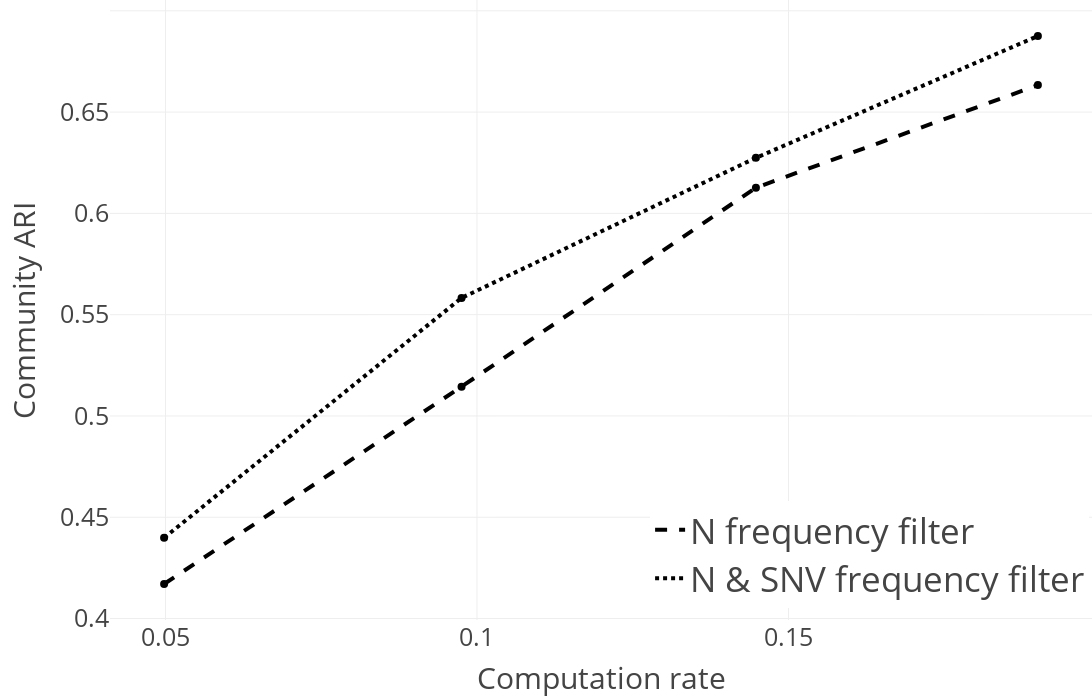

The notebook cell saved with this chart:
### Markdown cell above
### Community ARI for different filters and computation rates using breadth search

### Code cell
sub_fig = get_computation_rate_plot("adjusted_rand_index", breadth_search_evaluation, "Community ARI", legend=dict(
            x=0.55,
            y=0.02,
            xanchor="left",
            yanchor="bottom",
            font=dict(size=35),
        ))
sub_fig.show()

### Figure 1 — Plotly figure (JSON) as saved in the notebook; plotly's stock layout.template omitted (floating-point values rounded to 4 significant figures)
{"data": [{"line": {"color": "black", "dash": "dash", "width": 4}, "mode": "lines", "name": "N frequency filter", "type": "scatter", "x": [0.04977, 0.09752, 0.1448, 0.19], "y": [0.417, 0.5145, 0.6127, 0.6633]}, {"marker": {"color": "black", "size": 8, "symbol": "circle"}, "mode": "markers", "showlegend": false, "text": "", "type": "scatter", "x": [0.04977], "y": [0.417]}, {"marker": {"color": "black", "size": 8, "symbol": "circle"}, "mode": "markers", "showlegend": false, "text": "", "type": "scatter", "x": [0.09752], "y": [0.5145]}, {"marker": {"color": "black", "size": 8, "symbol": "circle"}, "mode": "markers", "showlegend": false, "text": "", "type": "scatter", "x": [0.1448], "y": [0.6127]}, {"marker": {"color": "black", "size": 8, "symbol": "circle"}, "mode": "markers", "showlegend": false, "text": "", "type": "scatter", "x": [0.19], "y": [0.6633]}, {"line": {"color": "black", "dash": "dot", "width": 4}, "mode": "lines", "name": "N & SNV frequency filter", "type": "scatter", "x": [0.04977, 0.09752, 0.1448, 0.19], "y": [0.4398, 0.5583, 0.6274, 0.6876]}, {"marker": {"color": "black", "size": 8, "symbol": "circle"}, "mode": "markers", "showlegend": false, "text": "", "type": "scatter", "x": [0.04977], "y": [0.4398]}, {"marker": {"color": "black", "size": 8, "symbol": "circle"}, "mode": "markers", "showlegend": false, "text": "", "type": "scatter", "x": [0.09752], "y": [0.5583]}, {"marker": {"color": "black", "size": 8, "symbol": "circle"}, "mode": "markers", "showlegend": false, "text": "", "type": "scatter", "x": [0.1448], "y": [0.6274]}, {"marker": {"color": "black", "size": 8, "symbol": "circle"}, "mode": "markers", "showlegend": false, "text": "", "type": "scatter", "x": [0.19], "y": [0.6876]}], "layout": {"font": {"size": 25}, "height": 700, "legend": {"font": {"size": 35}, "x": 0.55, "xanchor": "left", "y": 0.02, "yanchor": "bottom"}, "margin": {"b": 80, "l": 110, "r": 0, "t": 0}, "width": 1200, "xaxis": {"autorange": true, "range": [0.04118, 0.1986], "tickmode": "array", "tickvals": [0.05, 0.1, 0.15, 0.2], "title": {"text": "Computation rate"}, "type": "linear"}, "yaxis": {"autorange": true, "range": [0.3993, 0.7054], "title": {"text": "Community ARI"}, "type": "linear"}}}
